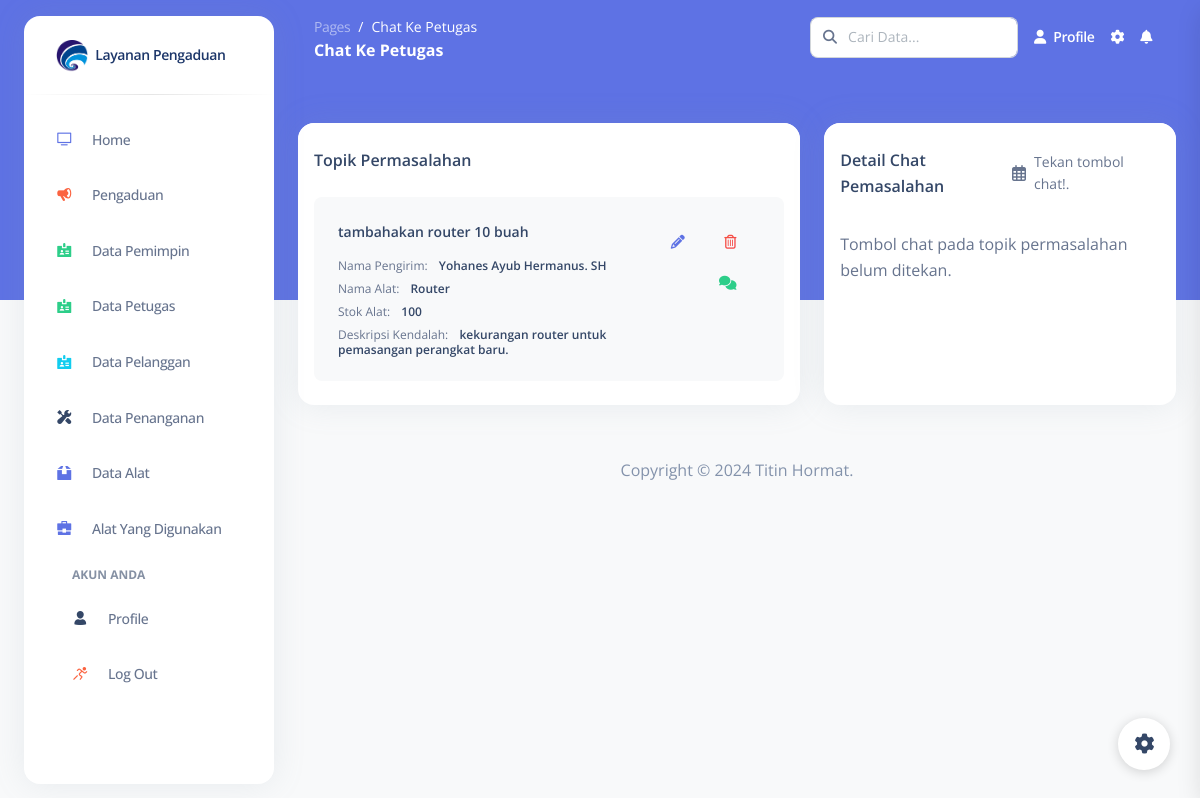
The app's page /pages/admin_chat_petugas.php (signed in) with its own data.
### tables this page shows
CREATE TABLE `topik_chat_petugas` (
  `id_topik_chat_petugas` int(25) NOT NULL,
  `id_detail_chat_petugas` int(25) NOT NULL,
  `id_alat` int(25) NOT NULL,
  `id_admin` int(25) NOT NULL,
  `id_petugas` int(11) NOT NULL,
  `topik` text NOT NULL,
  `waktu` varchar(100) NOT NULL,
  `deskripsi` text NOT NULL,
  `status_admin` varchar(25) NOT NULL,
  `status_petugas` varchar(25) NOT NULL
);

CREATE TABLE `alat` (
  `id_alat` int(25) NOT NULL,
  `nama_alat` varchar(250) NOT NULL,
  `waktu` varchar(100) NOT NULL,
  `jumlah` varchar(100) NOT NULL,
  `deskripsi` text NOT NULL
);

### pages/admin_chat_petugas.php (the view, shortened to what the rows shown need)
<!DOCTYPE html>
<html lang="en">
<head>
    <link href="../assets/css/nucleo-icons.css" rel="stylesheet" />
    <link href="../assets/css/nucleo-svg.css" rel="stylesheet" />
    <link href="../assets/css/nucleo-svg.css" rel="stylesheet" />
    <link id="pagestyle" href="../assets/css/argon-dashboard.css?v=2.0.4" rel="stylesheet" />
</head>
<body class="g-sidenav-show   bg-gray-100">
    <main class="main-content position-relative border-radius-lg ">
        <div class="container-fluid py-4">
            <div class="row">
                <div class="col-md-7 mt-4">
                    <div class="card overflow-auto">
                        <div class="card-body pt-4 p-3">
                            <ul class="list-group" id="detail-topik">
                                <?php
                                include '../koneksi.php';
                                $query = "SELECT topik_chat_petugas.*, admin.nama AS nama_admin, alat.nama_alat, alat.jumlah FROM topik_chat_petugas
    INNER JOIN admin ON topik_chat_petugas.id_admin = admin.id_admin
    INNER JOIN alat ON topik_chat_petugas.id_alat = alat.id_alat";
                                $query .= " ORDER BY id_topik_chat_petugas DESC";
                                $result = mysqli_query($koneksi, $query);
                                if (mysqli_num_rows($result) > 0) {
                                    while ($row = mysqli_fetch_assoc($result)) {
                                        $id_topik_chat_petugas = $row['id_topik_chat_petugas'];
                                        $id_detail_chat_petugas = $row['id_detail_chat_petugas'];
                                        $topik = $row['topik'];
                                        $deskripsi = $row['deskripsi'];
                                        $namaAdmin = $row['nama_admin'];
                                        $namaAlat = $row['nama_alat'];
                                        $jumlah = $row['jumlah'];
                                        echo '<li class="list-group-item border-0 d-flex p-4 mb-2 bg-gray-100 border-radius-lg">';
                                        echo '<div class="d-flex flex-column">';
                                        echo '<h6 class="mb-3 text-sm">' . $topik . '</h6>';
                                        echo '<span class="mb-2 text-xs">Nama Pengirim: <span class="text-dark font-weight-bold ms-sm-2">' . $namaAdmin . '</span></span>';
                                        echo '<span class="mb-2 text-xs">Nama Alat: <span class="text-dark ms-sm-2 font-weight-bold">' . $namaAlat . '</span></span>';
                                        echo '<span class="mb-2 text-xs">Stok Alat: <span class="text-dark ms-sm-2 font-weight-bold">' . $jumlah . '</span></span>';
                                        echo '<span class="text-xs">Deskripsi Kendalah: <span class="text-dark ms-sm-2 font-weight-bold">' . $deskripsi . '</span></span>';
                                        echo '</div>';
                                        echo '<div class="ms-auto text-end">';
                                        echo '<a class="btn btn-link text-primary px-3 mb-0" href="javascript:;" onclick="editChat(' . $id_topik_chat_petugas . ', \'' . $id_detail_chat_petugas . '\', \'' . $topik . '\', \'' . $deskripsi . '\')"><i class="fas fa-pencil-alt text-primary me-2"></i></a>';
                                        echo '<a class="btn btn-link text-danger text-gradient px-3 mb-0" href="javascript:;" onclick="hapusChat(' . $id_topik_chat_petugas . ')"><i class="far fa-trash-alt me-2"></i></a>';
                                        echo '<a class="btn btn-link text-success px-3 mb-0" href="javascript:;" data-id="' . $id_topik_chat_petugas . '"><i class="fas fa-comments text-success me-2" aria-hidden="true"></i></a>';
                                        echo '</div>';
                                        echo '</li>';
                                    }
                                } else {
                                    echo "Tidak ada data yang ditemukan";
                                }
                                ?>
                            </ul>
                        </div>
                    </div>
                </div>
            </div>
        </div>
    </main>
</body>
</html>

### records on screen
topik_chat_petugas: topik "tambahakan router 10 buah", id_admin.nama "Yohanes Ayub Hermanus. SH", id_alat.nama_alat "Router", id_alat.jumlah "100", deskripsi "kekurangan router untuk pemasangan perangkat baru."
